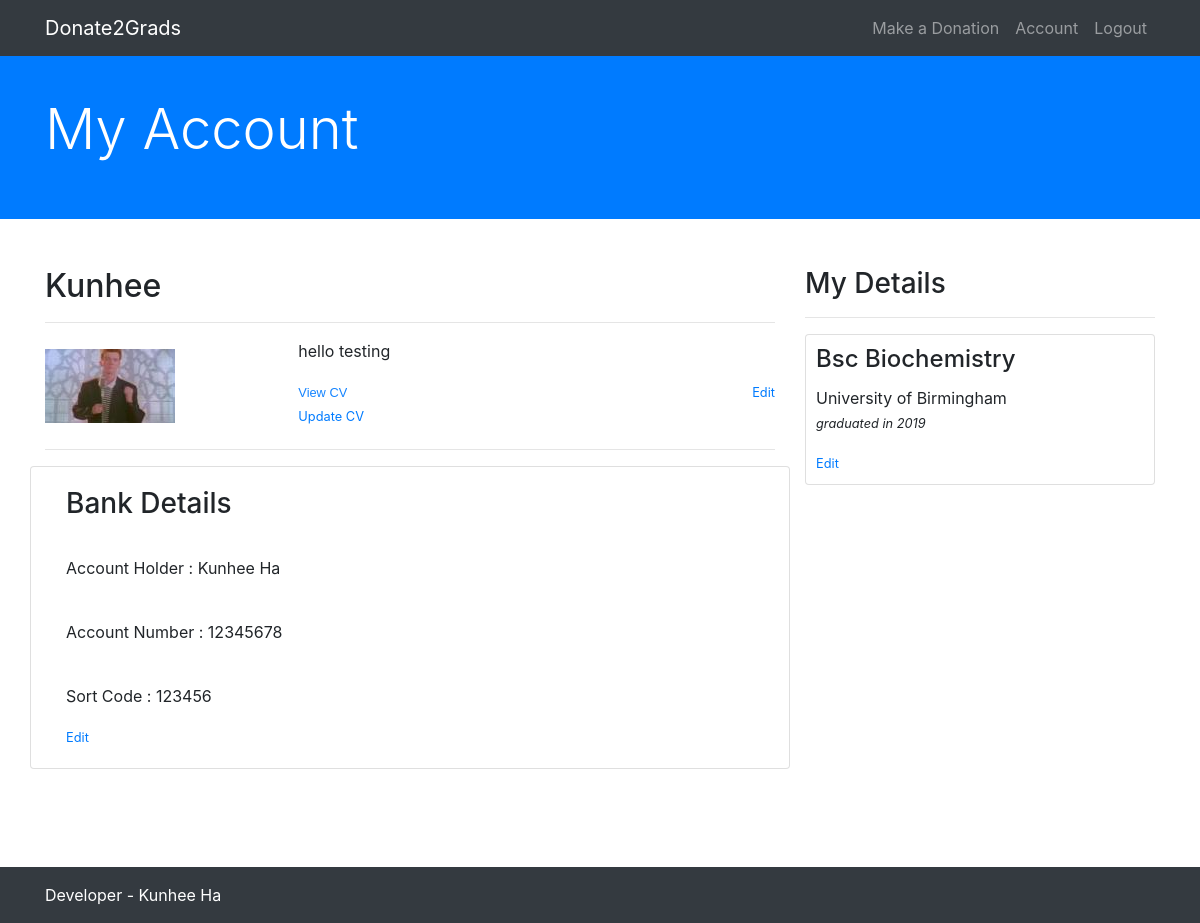
Page /account (signed in) on the committed database.
### donationsite/models.py (models this page shows, shortened)
class User(db.Model, UserMixin):
    __tablename__ = 'user'
    id = db.Column(db.Integer(), primary_key=True)
    name = db.Column(db.String(30), nullable=False)
    email = db.Column(db.String(120), unique=True, nullable=False)
    image_file = db.Column(db.String(20), nullable=False,
                           default='default.jpg')
    password = db.Column(db.String(60), nullable=False)
    cv_file = db.Column(db.String(20), nullable=True)
    goals = db.Column(db.String(240), nullable=True)
    self_desc = db.Column(db.String(240), nullable=True)
    degree = db.relationship('Degree', secondary='user_degree')
    bank_details = db.relationship('Bankdetails', secondary='user_bankdetails')
    roles = db.relationship('Role', secondary='user_roles')

class Bankdetails(db.Model):
    __tablename__ = 'bankdetails'
    id = db.Column(db.Integer(), primary_key=True)
    account_holder = db.Column(db.String(30), nullable=False, unique=False)
    account_number = db.Column(db.String(10), nullable=False, unique=False)
    sort_code = db.Column(db.String(10), nullable=False, unique=False)

class Degree(db.Model):
    __tablename__ = 'degree'
    id = db.Column(db.Integer(), primary_key=True)
    title = db.Column(db.String(120), nullable=False)
    institution = db.Column(db.String(120), nullable=False)
    grad_year = db.Column(db.String(4), nullable=False)

### donationsite/accounts/routes.py (the view, shortened to what this page needs)
@accounts.route('/account', methods=['GET', 'POST'])
@login_required
def account():
    cvform = AddCVForm()
    imageform = AddImageForm()
    aboutform = AddAboutForm()
    degreeform = AddDegreeForm()
    viewcvform = ViewCVForm()
    if imageform.validate_on_submit():
        if imageform.image_file.data:
            pp = save_image(imageform.image_file.data)
            current_user.image_file = pp
            db.session.commit()
            flash('Your profile photo has been updated', 'success')
    if aboutform.validate_on_submit():
        current_user.self_desc = aboutform.self_desc.data
        db.session.commit()
        flash('Profile updated', 'success')
    elif request.method == 'GET':
        if current_user.self_desc:
            aboutform.self_desc.data = current_user.self_desc
    if degreeform.validate_on_submit():
        degree = Degree(title=degreeform.title.data,
                        institution=degreeform.institution.data, grad_year=degreeform.grad_year.data)
        db.session.add(degree)
        db.session.commit()
        userdegree = Degree.query.filter_by(
            title=degreeform.title.data, institution=degreeform.institution.data, grad_year=degreeform.grad_year.data).first()
        current_user.degree = []
        current_user.degree.append(userdegree)
        db.session.commit()
        flash('Your degree has been updated', 'success')
    elif request.method == 'GET':
        if current_user.degree != []:
            usrdegree = current_user.degree[0]
            degreeform.title.data = usrdegree.title
            degreeform.institution.data = usrdegree.institution
            degreeform.grad_year.data = usrdegree.grad_year
    if viewcvform.validate_on_submit():
        cvgradid = viewcvform.graduate.data
        cvgrad = User.query.filter_by(id=cvgradid).first()
        cvfile = cvgrad.cv_file
        cvfiles = os.path.join(current_app.root_path, 'static/cvfiles')
        return send_from_directory(directory=cvfiles, filename=cvfile)
    image_file = url_for(
        'static', filename='profilepics/' + current_user.image_file)
    return render_template("account.html", aboutform=aboutform, cvform=cvform, imageform=imageform,
                           degreeform=degreeform, image_file=image_file, viewcvform=viewcvform)

### donationsite/accounts/forms.py
class AddCVForm(FlaskForm):
    cv_file = FileField('Add CV', validators=[
                        FileAllowed(['doc', 'docx', 'pdf'])])
    submit = SubmitField('Upload')

class AddImageForm(FlaskForm):
    image_file = FileField('Update Profile Picture', validators=[
                           FileAllowed(['jpg', 'png', 'jpeg'])])
    submit = SubmitField('Upload')

### donationsite/models.py (called while the page is built)
@login_manager.user_loader
def load_user(user_id):
    return User.query.get(int(user_id))

### donationsite/templates/account.html (shortened to what this page needs)
{% extends 'base.html' %}
{% block head %}
	<link rel="stylesheet" type="text/css" href="{{ url_for('static', filename='css/account.css') }}">
	<link rel="stylesheet" type="text/css" href="{{ url_for('static', filename='css/jquery.fancybox.min.css') }}">
{% endblock %}
{% block content %}
	<div class="bg-primary py-5 mb-5">
		<div class="container h-100">
			<div class="row h-100 align-items-center">
				<div class="col-lg-12">
					<h2 class="display-4 text-white mt-5 mb-2">My Account</h2>
				</div>
			</div>
		</div>
	</div>
	<div class="container">
		<div class="row">
			<div class="col-md-8 mb-5">
				<h2>{{ current_user.name }}</h2>
				<hr>
				<div class="row">
					<div class="col-md-4 imagediv">
						<a data-fancybox data-src='#addImage' href=""><img src="{{ image_file }}"></a>
					</div>
					<div class="col-md-8">
						<p>{{ current_user.self_desc }}</p>
						<div class="row">
							<div class="col-md-6">
								{% if not current_user.cv_file %}
									<small><a data-fancybox data-src='#addCV' href="">Add CV</a></small>
								{% elif current_user.cv_file %}
									<form method="POST" action="">
										<small>{{ viewcvform.submit(class="looklikelink") }}</small>
										<br>
										<small><a data-fancybox data-src='#addCV' href="">Update CV</a></small>
									</form>
								{% endif %}
							</div>
							<div class="col-md-6 text-right">
								<small><a data-fancybox data-src='#addDesc' href="">Edit</a></small>
							</div>
						</div>
					</div>
				</div>
				<hr>
				<div class="row">
					<div class="col-md-12 card">
						<div class="card-body">
							{% if not current_user.bank_details %}
								<h3 class="card-title">Your Bank Details</h3>
								<p class="card-text">Your account number and sortcode</p>
							{% elif current_user.bank_details %}
								<h3 class="card-title">Bank Details</h3><br>
								<p class="card-text">Account Holder : {{ current_user.bank_details[0].account_holder }}</p><br>
								<p class="card-text">Account Number : {{ current_user.bank_details[0].account_number }}</p><br>
								<p class="card-text">Sort Code : {{ current_user.bank_details[0].sort_code }}</p>
							{% endif %}
							<small><a href="{{ url_for('accounts.bankdetails') }}">Edit</a></small>
						</div>
					</div>
				</div>
			</div>
			<div class="col-md-4 mb-5">
				<h3>My Details</h3>
				<hr>
				<div class="row">
					<div class="col-md-12">
						<div class="card degree">
							<div class="card-body">
								{% if not current_user.degree %}
									<h4 class="card-title">Your Degree Title</h4>
									<p class="card-text">Institution<br>Graduated year</p>
								{% elif current_user.degree %}
									<h4 class="card-title">{{ current_user.degree[0].title }}</h4>
									<p class="card-text">{{ current_user.degree[0].institution }}<br><small><i>graduated in {{ current_user.degree[0].grad_year }}</i></small></p>
								{% endif %}
								<small><a data-fancybox data-src='#addDegree' href="">Edit</a></small>
							</div>
						</div>
					</div>
				</div>
			</div>
		</div>
	</div>
{% endblock content %}

### donationsite/static/css/main.css (style rules this page uses)
html { overflow: hidden; height: 100%; }
body { height: 100%; overflow: auto; }

### donationsite/static/css/account.css (style rules this page uses)
.imagediv { padding: 10px 15px; }
.text-right { text-align: right; }
.degree { padding: 0px; }
.degree .card-body { padding: 10px; }
.looklikelink { background: none!important; border: none; padding: 0!important; font-family: arial, sans-serif; color: #1584FF; cursor: pointer; }

### rows in the picture
User: name "Kunhee", self_desc "hello testing"
Bankdetails: account_holder "Kunhee Ha", account_number "12345678", sort_code "123456"
Degree: title "Bsc Biochemistry", institution "University of Birmingham", grad_year "2019"
